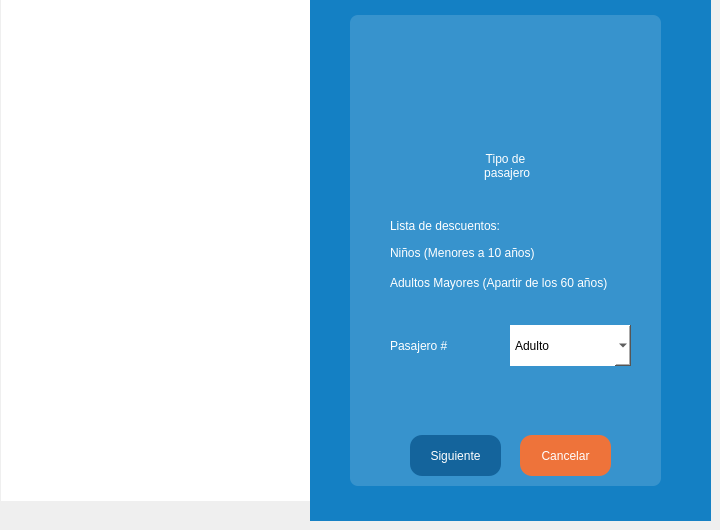
    <widget class="QWidget" name="page_2">
     <widget class="QWidget" name="widget_8" native="true">
      <property name="geometry">
       <rect>
        <x>1</x>
        <y>0</y>
        <width>331</width>
        <height>501</height>
       </rect>
      </property>
      <property name="styleSheet">
       <string notr="true">background-color: rgb(255,255,255);</string>
      </property>
      <widget class="QLabel" name="label_29">
       <property name="geometry">
        <rect>
         <x>10</x>
         <y>200</y>
         <width>291</width>
         <height>291</height>
        </rect>
       </property>
       <property name="whatsThis">
        <string>&lt;html&gt;&lt;head/&gt;&lt;body&gt;&lt;p align=&quot;center&quot;&gt;&lt;br/&gt;&lt;/p&gt;&lt;/body&gt;&lt;/html&gt;</string>
       </property>
       <property name="styleSheet">
        <string notr="true">background: transparent;
image: url(:/recursos/Convierte el logo de.png);</string>
       </property>
       <property name="text">
        <string/>
       </property>
       <property name="alignment">
        <set>Qt::AlignmentFlag::AlignCenter</set>
       </property>
      </widget>
      <widget class="QLabel" name="label_30">
       <property name="geometry">
        <rect>
         <x>-15</x>
         <y>30</y>
         <width>331</width>
         <height>281</height>
        </rect>
       </property>
       <property name="styleSheet">
        <string notr="true">image: url(:/recursos/Cartoon-style illust.png);</string>
       </property>
       <property name="text">
        <string/>
       </property>
      </widget>
      <zorder>label_30</zorder>
      <zorder>label_29</zorder>
     </widget>
     <widget class="QWidget" name="widget_6" native="true">
      <property name="geometry">
       <rect>
        <x>310</x>
        <y>0</y>
        <width>401</width>
        <height>521</height>
       </rect>
      </property>
      <property name="styleSheet">
       <string notr="true">background-color: rgb(20, 128, 196);</string>
      </property>
      <widget class="QWidget" name="widget_7" native="true">
       <property name="geometry">
        <rect>
         <x>40</x>
         <y>15</y>
         <width>311</width>
         <height>471</height>
        </rect>
       </property>
       <property name="styleSheet">
        <string notr="true">background-color: rgb(55,147,205);
border-radius:8px;</string>
       </property>
       <widget class="QLabel" name="label_27">
        <property name="geometry">
         <rect>
          <x>20</x>
          <y>115</y>
          <width>271</width>
          <height>71</height>
         </rect>
        </property>
        <property name="styleSheet">
         <string notr="true">color: rgb(255,255,255);
font: 12pt &quot;Segoe UI&quot;;
font: 600 20pt &quot;Segoe UI&quot;;</string>
        </property>
        <property name="text">
         <string>Tipo de
 pasajero</string>
        </property>
        <property name="alignment">
         <set>Qt::AlignmentFlag::AlignCenter</set>
        </property>
       </widget>
       <widget class="QPushButton" name="pushButton_36">
        <property name="geometry">
         <rect>
          <x>170</x>
          <y>420</y>
          <width>91</width>
          <height>41</height>
         </rect>
        </property>
        <property name="styleSheet">
         <string notr="true">color: rgb(255, 255, 255);
background-color: rgb(238, 115, 58);
font: 600 12pt &quot;Segoe UI&quot;;
border-radius:12px;</string>
        </property>
        <property name="text">
         <string>Cancelar</string>
        </property>
       </widget>
       <widget class="QPushButton" name="pushButton_37">
        <property name="geometry">
         <rect>
          <x>60</x>
          <y>420</y>
          <width>91</width>
          <height>41</height>
         </rect>
        </property>
        <property name="styleSheet">
         <string notr="true">color: rgb(255, 255, 255);
background-color: rgb(20, 100, 156);
font: 600 12pt &quot;Segoe UI&quot;;
border-radius:12px;</string>
        </property>
        <property name="text">
         <string>Siguiente</string>
        </property>
       </widget>
       <widget class="QLabel" name="label_28">
        <property name="geometry">
         <rect>
          <x>105</x>
          <y>10</y>
          <width>101</width>
          <height>101</height>
         </rect>
        </property>
        <property name="styleSheet">
         <string notr="true">image: url(:/recursos/logocirculo.png);</string>
        </property>
        <property name="text">
         <string/>
        </property>
       </widget>
       <widget class="QComboBox" name="comboBox_4">
        <property name="geometry">
         <rect>
          <x>160</x>
          <y>310</y>
          <width>121</width>
          <height>41</height>
         </rect>
        </property>
        <property name="styleSheet">
         <string notr="true">border-radius:0px;
background-color: rgb(255, 255, 255);</string>
        </property>
        <item>
         <property name="text">
          <string>Adulto</string>
         </property>
        </item>
        <item>
         <property name="text">
          <string>Niño</string>
         </property>
        </item>
        <item>
         <property name="text">
          <string>INAPAM</string>
         </property>
        </item>
       </widget>
       <widget class="QLabel" name="label_17">
        <property name="geometry">
         <rect>
          <x>40</x>
          <y>200</y>
          <width>111</width>
          <height>21</height>
         </rect>
        </property>
        <property name="styleSheet">
         <string notr="true">color: rgb(255, 255, 255);
font: 600 9pt &quot;Segoe UI&quot;;
font: 600 9pt &quot;Segoe UI&quot;;</string>
        </property>
        <property name="text">
         <string>Lista de descuentos:</string>
        </property>
       </widget>
       <widget class="QLabel" name="label_31">
        <property name="geometry">
         <rect>
          <x>40</x>
          <y>230</y>
          <width>151</width>
          <height>16</height>
         </rect>
        </property>
        <property name="styleSheet">
         <string notr="true">color: rgb(255, 255, 255);
font: 600 9pt &quot;Segoe UI&quot;;
font: 600 9pt &quot;Segoe UI&quot;;</string>
        </property>
        <property name="text">
         <string>Niños (Menores a 10 años)</string>
        </property>
       </widget>
       <widget class="QLabel" name="label_32">
        <property name="geometry">
         <rect>
          <x>40</x>
          <y>260</y>
          <width>221</width>
          <height>16</height>
         </rect>
        </property>
        <property name="styleSheet">
         <string notr="true">color: rgb(255, 255, 255);
font: 600 9pt &quot;Segoe UI&quot;;
font: 600 9pt &quot;Segoe UI&quot;;</string>
        </property>
        <property name="text">
         <string>Adultos Mayores (Apartir de los 60 años)</string>
        </property>
       </widget>
       <widget class="QLabel" name="label_33">
        <property name="geometry">
         <rect>
          <x>40</x>
          <y>310</y>
          <width>111</width>
          <height>41</height>
         </rect>
        </property>
        <property name="styleSheet">
         <string notr="true">color: rgb(255, 255, 255);
font: 600 9pt &quot;Segoe UI&quot;;</string>
        </property>
        <property name="text">
         <string>Pasajero #</string>
        </property>
       </widget>
       <widget class="QLabel" name="label_34">
        <property name="geometry">
         <rect>
          <x>10</x>
          <y>317</y>
          <width>31</width>
          <height>25</height>
         </rect>
        </property>
        <property name="styleSheet">
         <string notr="true">background-color: transparent;
image: url(:/inicio/person_24dp_E3E3E3_FILL0_wght400_GRAD0_opsz24.png);</string>
        </property>
        <property name="text">
         <string/>
        </property>
       </widget>
      </widget>
     </widget>
    </widget>
